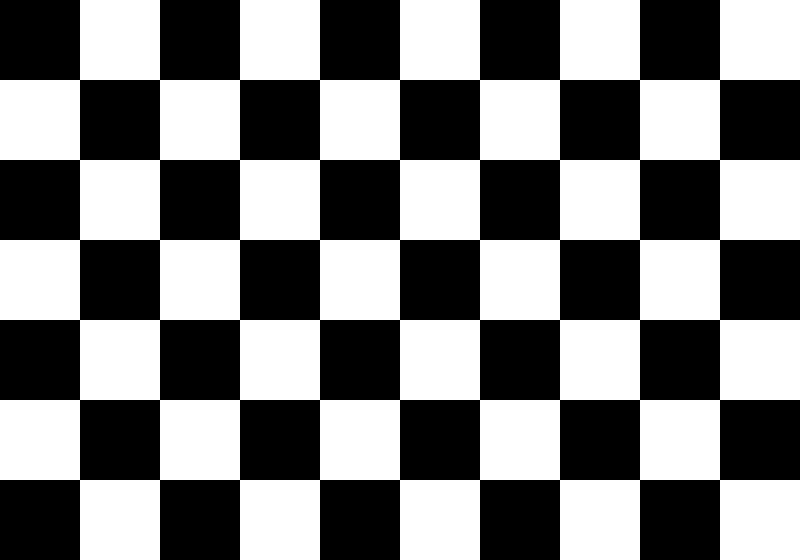
#> input picture src/calibration/chessboard_9x6.png, 800 x 560 px
$ python -i stream_utils.py   (imports and definitions only)
#> lines starting #> are read from the running program, lines starting #| are printed output that depends on the picture; after the words box and inside, x2 and y2 are one past the last pixel; in counts of white or black regions, pixels touching at a corner belong together
#> further down, picture is the input picture: shape (560, 800, 3); 50% white; 1 white region, box (x1, y1, x2, y2) and area: (0, 0, 800, 560) 224000
"""Input/Output VStream preprocessing helpers. [TRACK A]"""

import cv2
import numpy as np
from typing import Tuple, Optional


def letterbox_resize(
    frame: np.ndarray,
    target_size: int = 640,
    pad_color: int = 114,
    dst_bgr: Optional[np.ndarray] = None,
    dst_rgb: Optional[np.ndarray] = None,
) -> Tuple[np.ndarray, float, Tuple[int, int]]:
    """Resize image with letterbox padding to maintain aspect ratio.

    Supports optional pre-allocated destination buffers to avoid memory re-allocations.

    Args:
        frame: Input BGR image, shape (H, W, 3).
        target_size: Target square dimension in pixels.
        pad_color: Grayscale value used for padding borders.
        dst_bgr: Pre-allocated destination array for BGR resize, shape (new_h, new_w, 3).
        dst_rgb: Pre-allocated destination array for RGB output, shape (target_size, target_size, 3).

    Returns:
        Tuple of (padded_rgb_image, scale_factor, (pad_w, pad_h)).
        padded_rgb_image is uint8 RGB, shape (target_size, target_size, 3).
    """
#> called with target_size = 640, pad_color = 114
    h, w = frame.shape[:2]
#> h = 560; w = 800
    scale = target_size / max(h, w)
#> scale = 0.8
    new_w, new_h = int(w * scale), int(h * scale)
#> new_w = 640; new_h = 448
    pad_w = (target_size - new_w) // 2
#> pad_w = 0
    pad_h = (target_size - new_h) // 2
#> pad_h = 96

    if dst_rgb is not None:
        # Fill padding borders in preallocated buffer
        dst_rgb.fill(pad_color)
        dst_slice = dst_rgb[pad_h : pad_h + new_h, pad_w : pad_w + new_w]

        if dst_bgr is not None and dst_bgr.shape[:2] == (new_h, new_w):
            cv2.resize(frame, (new_w, new_h), dst=dst_bgr, interpolation=cv2.INTER_LINEAR)
            cv2.cvtColor(dst_bgr, cv2.COLOR_BGR2RGB, dst=dst_slice)
        else:
            resized = cv2.resize(frame, (new_w, new_h), interpolation=cv2.INTER_LINEAR)
            cv2.cvtColor(resized, cv2.COLOR_BGR2RGB, dst=dst_slice)

        return dst_rgb, scale, (pad_w, pad_h)

    # Slow fallback path (allocates memory)
    resized = cv2.resize(frame, (new_w, new_h), interpolation=cv2.INTER_LINEAR)
#> resized: shape (448, 640, 3); 50% white; 1 white region, box (x1, y1, x2, y2) and area: (0, 0, 640, 448) 143360
    pad_w = (target_size - new_w) // 2
    pad_h = (target_size - new_h) // 2
    padded = cv2.copyMakeBorder(
        resized,
        pad_h, target_size - new_h - pad_h,
        pad_w, target_size - new_w - pad_w,
        cv2.BORDER_CONSTANT,
        value=(pad_color, pad_color, pad_color),
    )
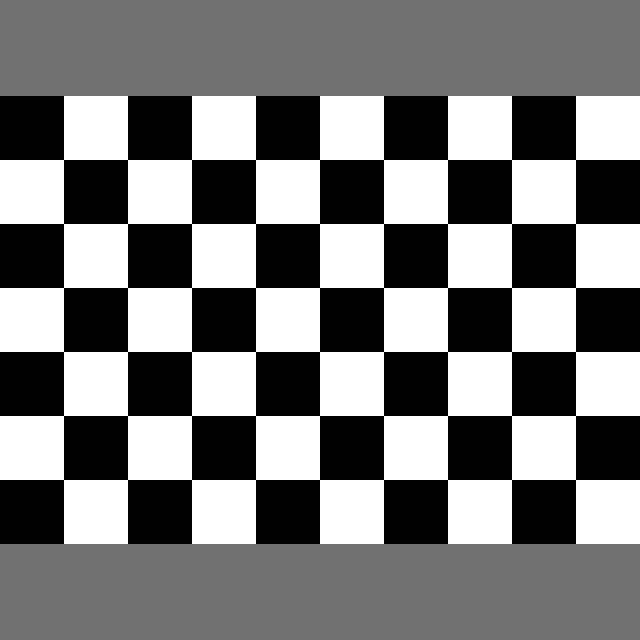
#> padded: shape (640, 640, 3); min 0, max 255, mean 123.5
    rgb = cv2.cvtColor(padded, cv2.COLOR_BGR2RGB)
    return rgb, scale, (pad_w, pad_h)


def unletterbox_bbox(
    x1n: float, y1n: float, x2n: float, y2n: float,
    scale: float,
    pad: Tuple[int, int],
    orig_w: int,
    orig_h: int,
    model_size: int = 640,
) -> Tuple[int, int, int, int]:
    """Convert normalised model-space bbox back to original frame pixel coordinates.

    Args:
        x1n, y1n, x2n, y2n: Normalised [0-1] bbox from YOLO output.
        scale: Scale factor used in letterbox_resize.
        pad: (pad_w, pad_h) padding applied in letterbox_resize.
        orig_w, orig_h: Original frame dimensions.
        model_size: Model input square size (default 640).

    Returns:
        (x1, y1, x2, y2) in original frame pixel coordinates, clipped to frame bounds.
    """
    pad_w, pad_h = pad
    x1 = int((x1n * model_size - pad_w) / scale)
    y1 = int((y1n * model_size - pad_h) / scale)
    x2 = int((x2n * model_size - pad_w) / scale)
    y2 = int((y2n * model_size - pad_h) / scale)
    x1 = max(0, min(x1, orig_w - 1))
    y1 = max(0, min(y1, orig_h - 1))
    x2 = max(0, min(x2, orig_w - 1))
    y2 = max(0, min(y2, orig_h - 1))
    return x1, y1, x2, y2


def to_nhwc_batch(rgb_image: np.ndarray) -> np.ndarray:
    """Wrap a single HWC image into a NHWC batch of size 1.

    Args:
        rgb_image: uint8 RGB array, shape (H, W, 3).

    Returns:
        uint8 NHWC array, shape (1, H, W, 3).
    """
    return np.expand_dims(rgb_image, axis=0)

>>> import cv2
>>> picture = cv2.imread('../calibration/chessboard_9x6.png')
>>> result = letterbox_resize(picture)
